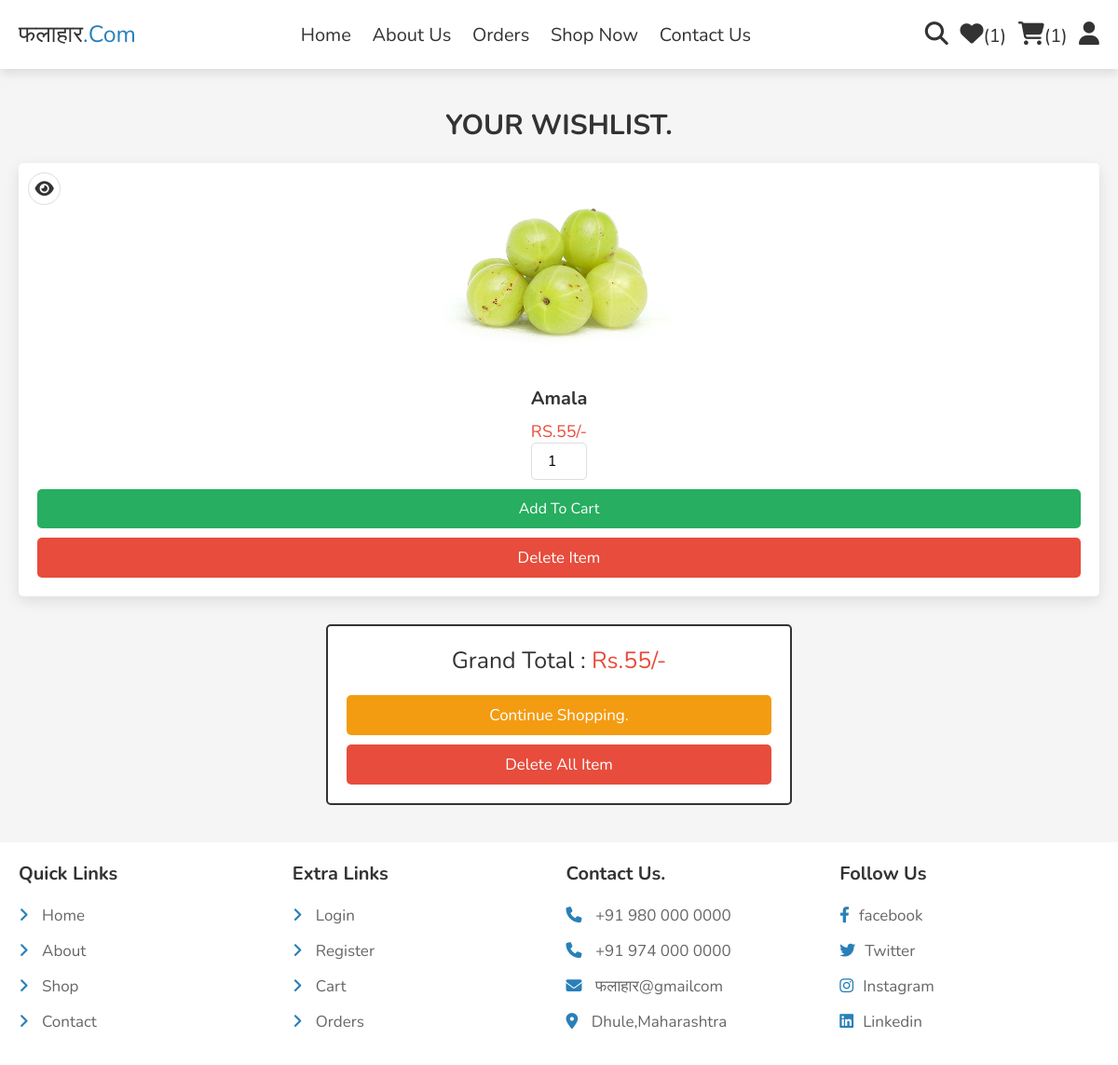
The app's page /wishlist.php (signed in) with its own data.
### tables this page shows
CREATE TABLE `wishlist` (
  `id` int(100) NOT NULL,
  `user_id` int(100) NOT NULL,
  `pid` int(100) NOT NULL,
  `name` varchar(100) NOT NULL,
  `price` int(100) NOT NULL,
  `image` varchar(100) NOT NULL
);

### wishlist.php (the view, shortened to what this page needs)
<?php
include 'components/connect.php';
if(isset($_SESSION['user_id'])){
   $user_id = $_SESSION['user_id'];
}else{
   $user_id = '';
   header('location:user_login.php');
};
?>
<!DOCTYPE html>
<html lang="en">
<head>
   <link rel="stylesheet" href="https://cdnjs.cloudflare.com/ajax/libs/font-awesome/6.1.1/css/all.min.css">
   <link rel="stylesheet" href="css/style.css">
</head>
<body>
<?php include 'components/user_header.php'; ?>
<section class="products">
   <h3 class="heading">Your Wishlist.</h3>
   <div class="box-container">
   <?php
      $grand_total = 0;
      $select_wishlist = $conn->prepare("SELECT * FROM `wishlist` WHERE user_id = ?");
      $select_wishlist->execute([$user_id]);
      if($select_wishlist->rowCount() > 0){
         while($fetch_wishlist = $select_wishlist->fetch(PDO::FETCH_ASSOC)){
            $grand_total += $fetch_wishlist['price'];
   ?>
   <form action="" method="post" class="box">
      <a href="quick_view.php?pid=<?= $fetch_wishlist['pid']; ?>" class="fas fa-eye"></a>
      <img src="uploaded_img/<?= $fetch_wishlist['image']; ?>" alt="">
      <div class="name"><?= $fetch_wishlist['name']; ?></div>
      <div class="flex">
         <div class="price">RS.<?= $fetch_wishlist['price']; ?>/-</div>
         <input type="number" name="qty" class="qty" min="1" max="99" onkeypress="if(this.value.length == 2) return false;" value="1">
      </div>
      <input type="submit" value="add to cart" class="btn" name="add_to_cart">
      <input type="submit" value="delete item" onclick="return confirm('delete this from wishlist?');" class="delete-btn" name="delete">
   </form>
   <?php
      }
   }else{
      echo '<p class="empty">your wishlist is empty</p>';
   }
   ?>
   </div>
   <div class="wishlist-total">
      <p>Grand Total : <span>Rs.<?= $grand_total; ?>/-</span></p>
      <a href="shop.php" class="option-btn">Continue Shopping.</a>
      <a href="wishlist.php?delete_all" class="delete-btn <?= ($grand_total > 1)?'':'disabled'; ?>" onclick="return confirm('delete all from wishlist?');">delete all item</a>
   </div>
</section>
<?php include 'components/footer.php'; ?>
</body>
</html>

### css/style.css (style rules this page uses)
:root { --main-color:#2980b9; --orange:#f39c12; --red:#e74c3c; --black:#333; --white:#fff; --light-color:#666; --light-bg:#eee; --border:.2rem solid var(--black); --box-shadow:0 .5rem 1rem rgba(0,0,0,.1); }
* { font-family: 'Nunito', sans-serif; margin:0; padding:0; box-sizing: border-box; outline: none; border:none; text-decoration: none; }
html { font-size: 62.5%; overflow-x: hidden; }
body { background-color: var(--light-bg); }
section { padding:2rem; max-width: 1200px; margin:0 auto; }
.heading { font-size: 4rem; color:var(--black); margin-bottom: 2rem; text-align: center; text-transform: uppercase; }
.btn, .delete-btn, .option-btn { display: block; width: 100%; margin-top: 1rem; border-radius: .5rem; padding:1rem 3rem; font-size: 1.7rem; text-transform: capitalize; color:var(--white); cursor: pointer; text-align: center; }
.btn { background-color: var(--main-color); }
.option-btn { background-color: var(--orange); }
.delete-btn { background-color: var(--red); }
.heading { font-size: 1.5rem; margin-bottom: 20px; text-align: center; color: #333; }
.products { padding: 4rem 2rem; background-color: #f5f5f5; text-align: center; }
.products .heading { font-size: 3rem; color: #333; margin-bottom: 2rem; text-transform: uppercase; }
.products .box-container { display: grid; grid-template-columns: repeat(auto-fit, minmax(25rem, 1fr)); gap: 2rem; }
.products .box { background-color: #fff; border-radius: .5rem; padding: 2rem; box-shadow: 0 5px 15px rgba(0,0,0,0.1); position: relative; overflow: hidden; transition: transform 0.3s ease; }
.products .box img { width: 100%; height: 20rem; object-fit: contain; margin-bottom: 1.5rem; }
.products .box .name { font-size: 2rem; font-weight: bold; color: #333; margin-bottom: 1rem; }
.products .box .price { font-size: 1.8rem; color: #e74c3c; }
.products .box .qty { width: 6rem; padding: 0.8rem; font-size: 1.6rem; text-align: center; border: 1px solid #ddd; border-radius: .5rem; }
.products .box .fa-heart, .products .box .fa-eye { position: absolute; top: 1rem; height: 3.5rem; width: 3.5rem; line-height: 3.2rem; font-size: 1.8rem; background-color: #fff; border-radius: 50%; border: 1px solid #ddd; color: #333; cursor: pointer; transition: background-color 0.3s ease, color 0.3s ease; }
.products .box .fa-eye { left: 1rem; }
.products .box .btn { display: inline-block; background-color: #27ae60; color: #fff; padding: 1rem 2rem; font-size: 1.6rem; border-radius: .5rem; cursor: pointer; transition: background-color 0.3s ease; }
.wishlist-total { max-width: 50rem; margin:0 auto; margin-top: 3rem; background-color: var(--white); border:var(--border); border-radius: .5rem;; padding:2rem; text-align: center; }
.wishlist-total p { font-size: 2.5rem; color:var(--black); margin-bottom: 2rem; }
.wishlist-total p span { color:var(--red); }

### records on screen
wishlist: image (picture), name "Amala", price "55"

### other values on screen
$total_wishlist_counts "1"
$total_cart_counts "1"
$grand_total "55"
